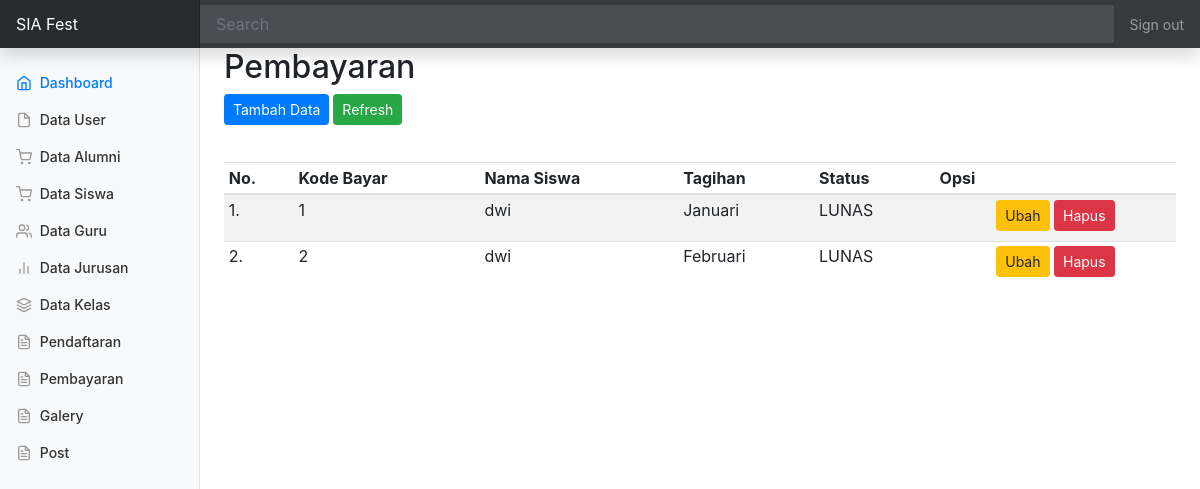
The app's page /admin/page/pembayaran/data.php (signed in) with its own data.
### tables this page shows
CREATE TABLE `tb_pembayaran` (
  `kd_pembayaran` varchar(20) NOT NULL,
  `nisn` varchar(20) NOT NULL,
  `tagihan` varchar(20) NOT NULL,
  `status` enum('1','2') NOT NULL
);

CREATE TABLE `tb_siswa` (
  `nisn` varchar(20) NOT NULL,
  `nama_siswa` varchar(50) NOT NULL,
  `alamat` varchar(100) NOT NULL,
  `tempat_lahir` varchar(50) NOT NULL,
  `tgl_lahir` date NOT NULL,
  `kd_kelas` varchar(20) NOT NULL,
  `status` enum('1','2') NOT NULL
);

### admin/page/pembayaran/data.php (the view, shortened to what this page needs)
<?php include_once('../../../_header.php'); ?>
<h2>Pembayaran</h2>
<div class="pull-right">
        <p>
              <a class="btn btn-primary btn-sm" data-toggle="collapse" href="#collapseExample" role="button" aria-expanded="false" aria-controls="collapseExample">
                Tambah Data
              </a>
                <a href="" class="btn btn-success btn-sm"><i class="fa fa-refresh"></i>Refresh</a>
</div>
			<br>
      <div class="table-responsive">
        <table class="table table-striped table-sm">
	        <thead>
				<tr>
					<th>No.</th>
					<th>Kode Bayar</th>
                    <th>Nama Siswa</th>
                    <th>Tagihan</th>
                    <th>Status</th>
					<th align="center"><i class="fa fa-cogs"></i> Opsi</th>
				</tr>
			</thead>
			<tbody>
					<?php
					$no = 1;
					$sql_buku = mysqli_query($con, "SELECT * FROM tb_pembayaran INNER JOIN tb_siswa ON tb_pembayaran.nisn = tb_siswa.nisn") or die (mysqli_error($con));
					while($data = mysqli_fetch_array($sql_buku)) {
						$status = ($data['status']=="1") ? "LUNAS" : "BELUM LUNAS";
						?>
						<tr>
							<td><?=$no++?>.</td>
							<td><?=$data['kd_pembayaran']?></td>
                            <td><?=$data['nama_siswa']?></td>
                            <td><?=$data['tagihan']?></td>
                            <td><?=$status ?></td>
                            <td align="center">
                                 <a href="edit.php?id=<?=$data['kd_kelas']?>" name="editkat" class="btn btn-warning btn-sm" style = "margin-bottom: 5px;"><i class="fa fa-pencil-square-o"></i> Ubah</a>
                                <a href="del.php?id=<?=$data['kd_kelas']?>" onclick="return confirm('Yakin Hapus?')" class="btn btn-danger btn-sm" style = "margin-bottom: 5px;"><i class="fa fa-trash-o"></i> Hapus</a>
                            </td>
						</tr>
					<?php
					}
					?>
				</tbody>
        </table>
        </div>
<?php include_once('../../../_footer.php'); ?>

### records on screen
tb_pembayaran: kd_pembayaran "1", tb_siswa.nama_siswa "dwi", tagihan "Januari", tb_siswa.status "LUNAS"
tb_pembayaran: kd_pembayaran "2", tb_siswa.nama_siswa "dwi", tagihan "Februari", tb_siswa.status "LUNAS"
